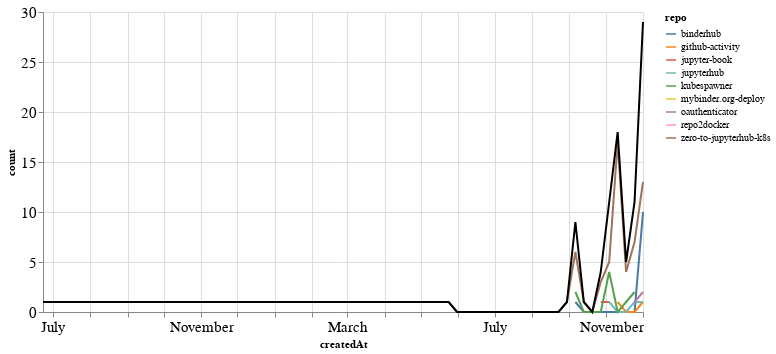

Source (notebook cell):
### Markdown cell above
## PRs

### Code cell
prs_time = prs.groupby('repo').resample('W', on='createdAt').count()['author'].reset_index()
prs_time = prs_time.rename(columns={'author': 'count'})
prs_time_total = prs_time.groupby('createdAt').agg({"count": "sum"}).reset_index()

ch1 = alt.Chart(prs_time, width=600).mark_line().encode(
    x='createdAt',
    y='count',
    color='repo',
    tooltip="repo"
)

ch2 = alt.Chart(prs_time_total, width=600).mark_line(color="black").encode(
    x='createdAt',
    y='count',
)

ch1 + ch2

### Figure 1 — Vega-Lite specification as saved in the notebook (floating-point values rounded to 4 significant figures)
{"config": {"axisLeft": {"labelFontSize": 15}, "axisBottom": {"labelFontSize": 15}}, "layer": [{"data": {"name": "data-a10175cb6f4fc1d3cefacd9c640a861d"}, "mark": "line", "encoding": {"color": {"type": "nominal", "field": "repo"}, "tooltip": {"type": "nominal", "field": "repo"}, "x": {"type": "temporal", "field": "createdAt"}, "y": {"type": "quantitative", "field": "count"}}, "width": 600}, {"data": {"name": "data-d97d4f355302e6d65d72b391e6231e6f"}, "mark": {"type": "line", "color": "black"}, "encoding": {"x": {"type": "temporal", "field": "createdAt"}, "y": {"type": "quantitative", "field": "count"}}, "width": 600}], "$schema": "https://vega.github.io/schema/vega-lite/v4.8.1.json", "datasets": {"data-a10175cb6f4fc1d3cefacd9c640a861d": [{"repo": "binderhub", "createdAt": "2020-09-06T00:00:00", "count": 1}, {"repo": "binderhub", "createdAt": "2020-09-13T00:00:00", "count": 0}, {"repo": "binderhub", "createdAt": "2020-09-20T00:00:00", "count": 0}, {"repo": "binderhub", "createdAt": "2020-09-27T00:00:00", "count": 0}, {"repo": "binderhub", "createdAt": "2020-10-04T00:00:00", "count": 0}, {"repo": "binderhub", "createdAt": "2020-10-11T00:00:00", "count": 0}, {"repo": "binderhub", "createdAt": "2020-10-18T00:00:00", "count": 0}, {"repo": "binderhub", "createdAt": "2020-10-25T00:00:00", "count": 0}, {"repo": "binderhub", "createdAt": "2020-11-01T00:00:00", "count": 10}, {"repo": "github-activity", "createdAt": "2020-10-11T00:00:00", "count": 1}, {"repo": "github-activity", "createdAt": "2020-10-18T00:00:00", "count": 0}, {"repo": "github-activity", "createdAt": "2020-10-25T00:00:00", "count": 0}, {"repo": "github-activity", "createdAt": "2020-11-01T00:00:00", "count": 1}, {"repo": "jupyter-book", "createdAt": "2020-09-27T00:00:00", "count": 1}, {"repo": "jupyter-book", "createdAt": "2020-10-04T00:00:00", "count": 1}, {"repo": "jupyterhub", "createdAt": "2020-10-04T00:00:00", "count": 1}, {"repo": "jupyterhub", "createdAt": "2020-10-11T00:00:00", "count": 0}, {"repo": "jupyterhub", "createdAt": "2020-10-18T00:00:00", "count": 0}, {"repo": "jupyterhub", "createdAt": "2020-10-25T00:00:00", "count": 1}, {"repo": "jupyterhub", "createdAt": "2020-11-01T00:00:00", "count": 1}, {"repo": "kubespawner", "createdAt": "2020-09-06T00:00:00", "count": 2}, {"repo": "kubespawner", "createdAt": "2020-09-13T00:00:00", "count": 0}, {"repo": "kubespawner", "createdAt": "2020-09-20T00:00:00", "count": 0}, {"repo": "kubespawner", "createdAt": "2020-09-27T00:00:00", "count": 0}, {"repo": "kubespawner", "createdAt": "2020-10-04T00:00:00", "count": 4}, {"repo": "kubespawner", "createdAt": "2020-10-11T00:00:00", "count": 0}, {"repo": "kubespawner", "createdAt": "2020-10-18T00:00:00", "count": 1}, {"repo": "kubespawner", "createdAt": "2020-10-25T00:00:00", "count": 2}, {"repo": "mybinder.org-deploy", "createdAt": "2020-11-01T00:00:00", "count": 2}, {"repo": "oauthenticator", "createdAt": "2020-10-25T00:00:00", "count": 1}, {"repo": "oauthenticator", "createdAt": "2020-11-01T00:00:00", "count": 2}, {"repo": "repo2docker", "createdAt": "2019-06-23T00:00:00", "count": 1}, {"repo": "zero-to-jupyterhub-k8s", "createdAt": "2020-05-24T00:00:00", "count": 1}, {"repo": "zero-to-jupyterhub-k8s", "createdAt": "2020-05-31T00:00:00", "count": 0}, {"repo": "zero-to-jupyterhub-k8s", "createdAt": "2020-06-07T00:00:00", "count": 0}, {"repo": "zero-to-jupyterhub-k8s", "createdAt": "2020-06-14T00:00:00", "count": 0}, {"repo": "zero-to-jupyterhub-k8s", "createdAt": "2020-06-21T00:00:00", "count": 0}, {"repo": "zero-to-jupyterhub-k8s", "createdAt": "2020-06-28T00:00:00", "count": 0}, {"repo": "zero-to-jupyterhub-k8s", "createdAt": "2020-07-05T00:00:00", "count": 0}, {"repo": "zero-to-jupyterhub-k8s", "createdAt": "2020-07-12T00:00:00", "count": 0}, {"repo": "zero-to-jupyterhub-k8s", "createdAt": "2020-07-19T00:00:00", "count": 0}, {"repo": "zero-to-jupyterhub-k8s", "createdAt": "2020-07-26T00:00:00", "count": 0}, {"repo": "zero-to-jupyterhub-k8s", "createdAt": "2020-08-02T00:00:00", "count": 0}, {"repo": "zero-to-jupyterhub-k8s", "createdAt": "2020-08-09T00:00:00", "count": 0}, {"repo": "zero-to-jupyterhub-k8s", "createdAt": "2020-08-16T00:00:00", "count": 0}, {"repo": "zero-to-jupyterhub-k8s", "createdAt": "2020-08-23T00:00:00", "count": 0}, {"repo": "zero-to-jupyterhub-k8s", "createdAt": "2020-08-30T00:00:00", "count": 1}, {"repo": "zero-to-jupyterhub-k8s", "createdAt": "2020-09-06T00:00:00", "count": 6}, {"repo": "zero-to-jupyterhub-k8s", "createdAt": "2020-09-13T00:00:00", "count": 1}, {"repo": "zero-to-jupyterhub-k8s", "createdAt": "2020-09-20T00:00:00", "count": 0}, {"repo": "zero-to-jupyterhub-k8s", "createdAt": "2020-09-27T00:00:00", "count": 3}, {"repo": "zero-to-jupyterhub-k8s", "createdAt": "2020-10-04T00:00:00", "count": 5}, {"repo": "zero-to-jupyterhub-k8s", "createdAt": "2020-10-11T00:00:00", "count": 17}, {"repo": "zero-to-jupyterhub-k8s", "createdAt": "2020-10-18T00:00:00", "count": 4}, {"repo": "zero-to-jupyterhub-k8s", "createdAt": "2020-10-25T00:00:00", "count": 7}, {"repo": "zero-to-jupyterhub-k8s", "createdAt": "2020-11-01T00:00:00", "count": 13}], "data-d97d4f355302e6d65d72b391e6231e6f": [{"createdAt": "2019-06-23T00:00:00", "count": 1}, {"createdAt": "2020-05-24T00:00:00", "count": 1}, {"createdAt": "2020-05-31T00:00:00", "count": 0}, {"createdAt": "2020-06-07T00:00:00", "count": 0}, {"createdAt": "2020-06-14T00:00:00", "count": 0}, {"createdAt": "2020-06-21T00:00:00", "count": 0}, {"createdAt": "2020-06-28T00:00:00", "count": 0}, {"createdAt": "2020-07-05T00:00:00", "count": 0}, {"createdAt": "2020-07-12T00:00:00", "count": 0}, {"createdAt": "2020-07-19T00:00:00", "count": 0}, {"createdAt": "2020-07-26T00:00:00", "count": 0}, {"createdAt": "2020-08-02T00:00:00", "count": 0}, {"createdAt": "2020-08-09T00:00:00", "count": 0}, {"createdAt": "2020-08-16T00:00:00", "count": 0}, {"createdAt": "2020-08-23T00:00:00", "count": 0}, {"createdAt": "2020-08-30T00:00:00", "count": 1}, {"createdAt": "2020-09-06T00:00:00", "count": 9}, {"createdAt": "2020-09-13T00:00:00", "count": 1}, {"createdAt": "2020-09-20T00:00:00", "count": 0}, {"createdAt": "2020-09-27T00:00:00", "count": 4}, {"createdAt": "2020-10-04T00:00:00", "count": 11}, {"createdAt": "2020-10-11T00:00:00", "count": 18}, {"createdAt": "2020-10-18T00:00:00", "count": 5}, {"createdAt": "2020-10-25T00:00:00", "count": 11}, {"createdAt": "2020-11-01T00:00:00", "count": 29}]}}
